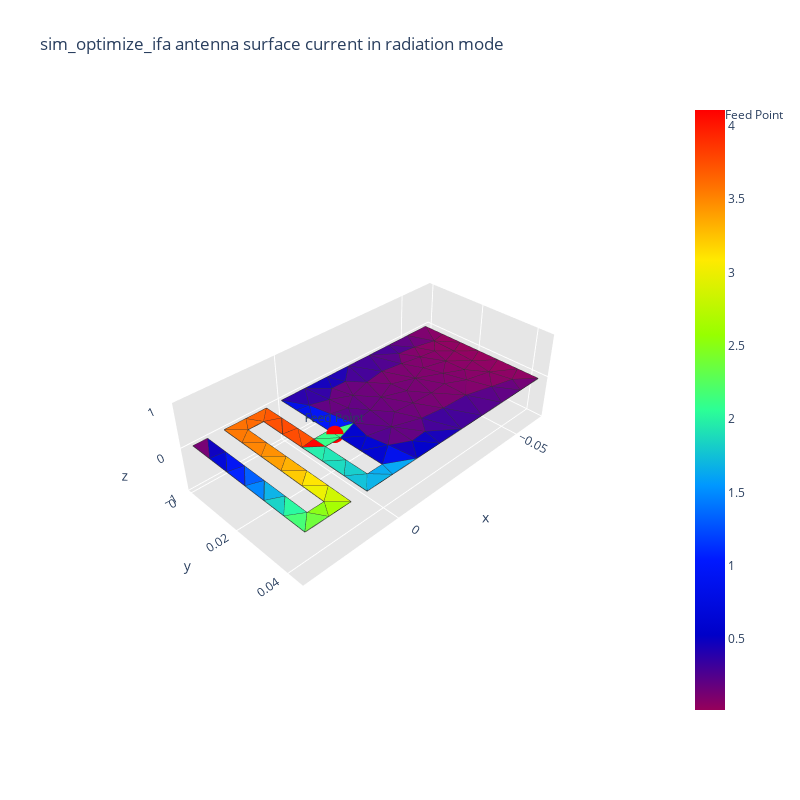
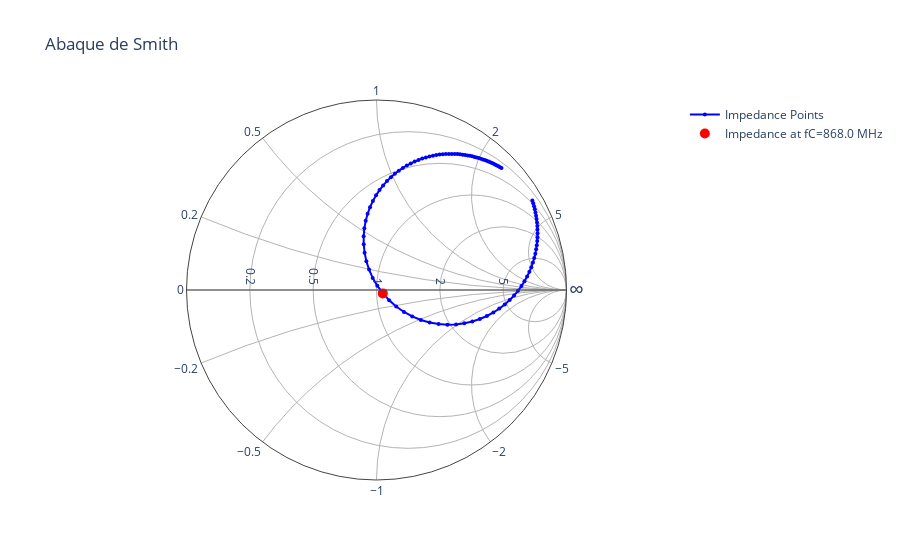

The notebook cell saved with these charts, in order:
### Code cell
print(f"distance meandres {distance_meandre * 1000} mm")
print(f"Largeur de piste ifa {largeur_piste * 1000} mm")
print(f"position feed = {feed * 1000} mm\n")
N_list_elem, new_distance_meandre_elem = creation_ifa(a, b, largeur_piste, distance_meandre, feed, x_t, y_t, save_mesh_folder, mesh_name, mesh_size)
print(f"Number of meanders {N_list_elem}")
print(f"New distance meandres {new_distance_meandre_elem * 1000} mm")
feed_point    = [0, feed, 0]
frequence_resonance, s11_db, R_res, X_res = simulate(frequencies, ifa_meander_mat, fC, feed_point)
plot_s11_curve(s11_db, fLow, fHigh, fC)
